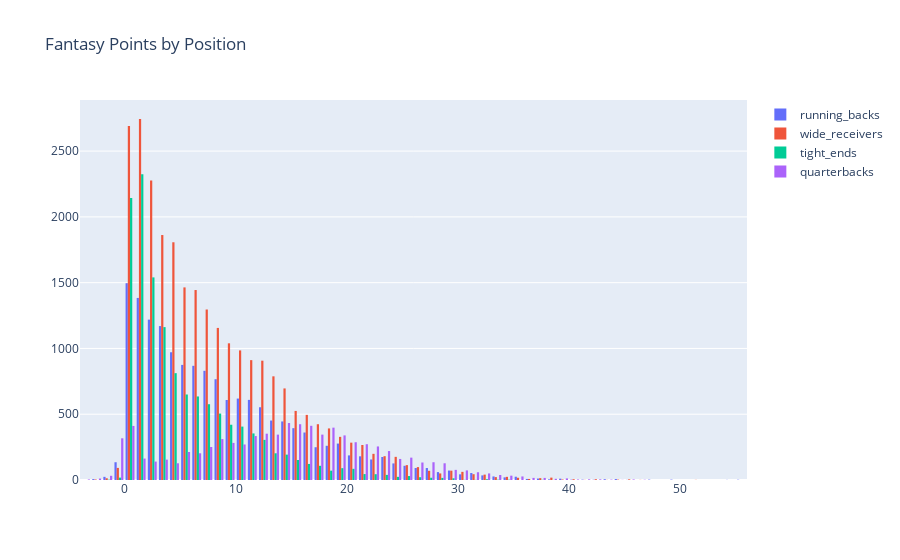

The notebook cell this image was saved under:
### Code cell
fig = go.Figure()

layout = go.Layout(title='Fantasy Points by Position')

rb_points = go.Histogram(
    x = data[data['RB'] == 1]['fantasy_half_ppr'],nbinsx=100,
    name='running_backs'
)

wr_points = go.Histogram(
    x = data[data['WR'] == 1]['fantasy_half_ppr'],
    name='wide_receivers'
)

te_points = go.Histogram(
    x = data[data['TE'] == 1]['fantasy_half_ppr'],
    name='tight_ends'
)

qb_points = go.Histogram(
    x = data[data['QB'] == 1]['fantasy_half_ppr'],
    name='quarterbacks'
)

fig.add_trace(rb_points)
fig.add_trace(wr_points)
fig.add_trace(te_points)
fig.add_trace(qb_points)

fig.update_layout(layout)

fig.show()

### Figure 1 — Plotly figure (JSON) as saved in the notebook; plotly's stock layout.template omitted (floating-point values rounded to 4 significant figures; data arrays with more than 128 entries replaced by an {"elided": "..."} marker saying what was removed)
{"data": [{"name": "running_backs", "nbinsx": 100, "type": "histogram", "x": {"elided": "16086 float values"}}, {"name": "wide_receivers", "type": "histogram", "x": {"elided": "26124 float values"}}, {"name": "tight_ends", "type": "histogram", "x": {"elided": "13146 float values"}}, {"name": "quarterbacks", "type": "histogram", "x": {"elided": "8465 float values"}}], "layout": {"title": {"text": "Fantasy Points by Position"}}}
